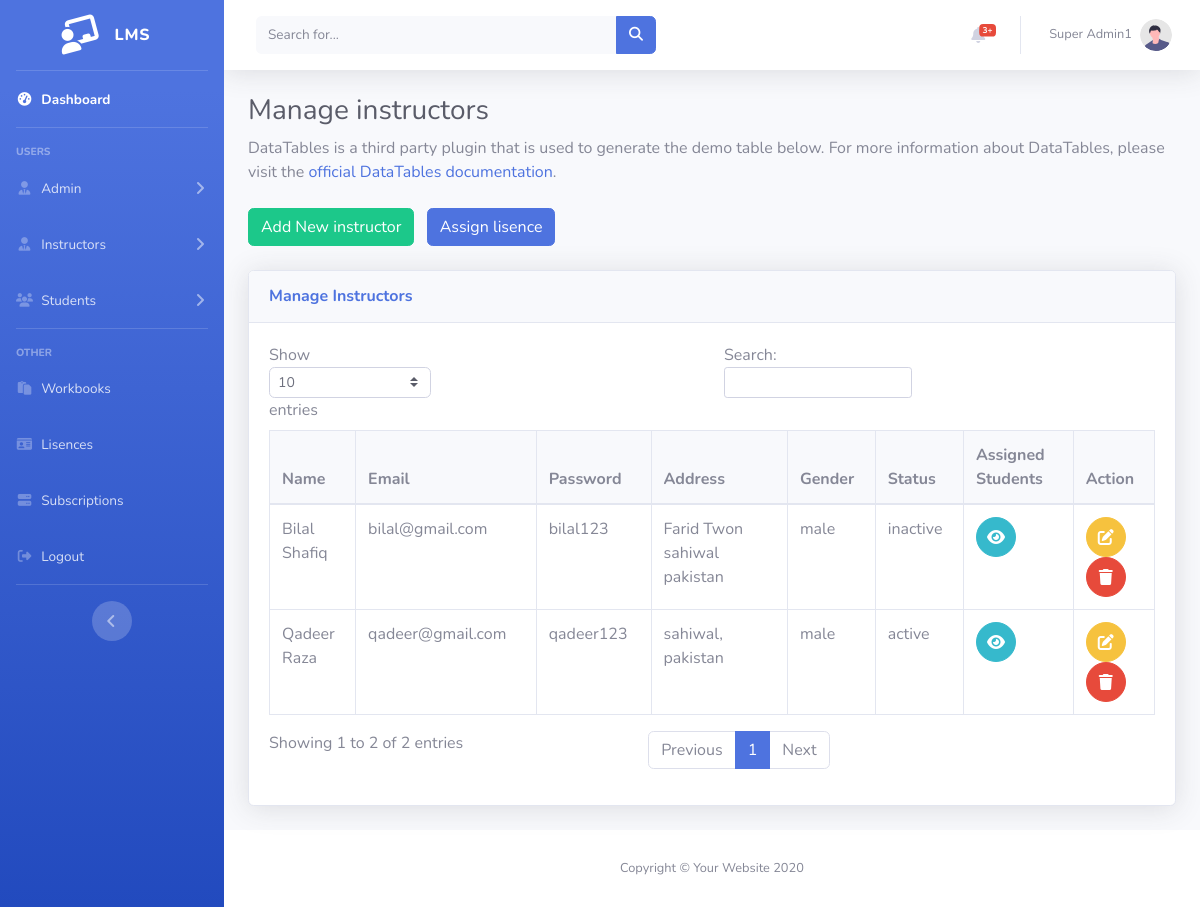
Page /Admin/instructors.php?iid=1 (signed in) on the committed database.
### tables this page shows
CREATE TABLE `instructor` (
  `id` int(11) NOT NULL,
  `name` varchar(20) NOT NULL,
  `email` varchar(30) NOT NULL,
  `password` varchar(30) NOT NULL,
  `address` varchar(30) NOT NULL,
  `gender` varchar(20) NOT NULL,
  `status` varchar(20) NOT NULL
);

### Admin/instructors.php (the view, shortened to what this page needs)
<?php session_start();
include "../db.php";
include "layout/header.php";
$data = mysqli_query($conn, "SELECT * FROM instructor ");
$output = mysqli_fetch_all($data,MYSQLI_ASSOC);
?>
<body id="page-top">
<div id="wrapper">
<?php include "layout/sidebar.php";?>
    <div id="content-wrapper" class="d-flex flex-column">
        <div id="content">
        <?php include "layout/topbar.php";?>
    <div class="container-fluid">
<h1 class="h3 mb-2 text-gray-800">Manage instructors</h1>
<p class="mb-4">DataTables is a third party plugin that is used to generate the demo table below.
    For more information about DataTables, please visit the <a target="_blank"
        href="https://datatables.net">official DataTables documentation</a>.</p>
<button class='btn btn-success mr-2'  data-toggle="modal" data-target="#AddempModal">Add New instructor</button>
<button class='btn btn-primary mr-2'  data-toggle="modal" data-target="#assignModal">Assign lisence</button> <br><br>
<div class="card shadow mb-4">
    <div class="card-header py-3">
        <h6 class="m-0 font-weight-bold text-primary">Manage Instructors</h6>
    </div>
    <div class="card-body">
        <div class="table-responsive">
            <table class="table table-bordered" id="dataTable" width="100%" cellspacing="0">
                <thead>
                    <tr class='bg-light '>
                        <th> Name</th>
                        <th>Email</th>
                        <th>Password</th>
                        <th>Address</th>
                        <th>Gender</th>
                        <th>Status</th>
                        <th>Assigned Students</th>
                        <th>Action</th>
                    </tr>
                </thead>
                <tbody>
                    <?php foreach($output as $out) {?>
                    <tr>
                        <td><?php echo $out['name']?></td>
                        <td><?php echo $out['email']?></td>
                        <td><?php echo $out['password']?></td>
                        <td><?php echo $out['address']?></td>
                        <td><?php echo $out['gender']?></td>
                        <td><?php echo $out['status']?></td>
                        <td>
                             <a class="btn btn-info btn-circle"  href="instructors.php?iid=<?php echo $out['id']?>#viewModal"  >
                                        <i class="fas fa-eye"></i>
                          </a> </td>
                        <td>
                             <a class="btn btn-warning btn-circle"  onclick="GetEModal('<?php echo $out['id']?>','<?php echo $out['name']?>','<?php echo $out['email']?>','<?php echo $out['password']?>'
                             ,'<?php echo $out['address']?>','<?php echo $out['gender']?>','<?php echo $out['status']?>')" data-toggle="modal" data-target="#editModal">
                                        <i class="fas fa-edit"></i>
                          </a>
                          <a href=""  class="btn btn-danger btn-circle" data-toggle="modal" data-target="#delModal">
                                        <i class="fas fa-trash"></i>
                          </a></td>
     <?php }?>
    </tr>
                </tbody>
            </table>
        </div>
    </div>
</div>
</div>
</div>
<?php include "layout/footer.php"?>

### rows in the picture
instructor: name "Qadeer Raza", email "qadeer@gmail.com", password "qadeer123", address "sahiwal, pakistan", gender "male", status "active"
instructor: name "Bilal Shafiq", email "bilal@gmail.com", password "bilal123", address "Farid Twon sahiwal pakistan", gender "male", status "inactive"

### other values in the picture
$_SESSION['name'] "Super Admin1"
